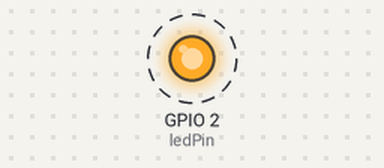
A sketch run on a simulated ESP8266 (NodeMCU). On the bench: output pins drawn as LEDs (lit = HIGH). Dashed ring = blinking. WiFi joins after 1.5 s; servers stay silent unless stated; what the sketch prints to the serial monitor is not drawn.

Above: at 7.4 s.
Timing chart, 0 to 11.3 s (numbered marks = the images above):
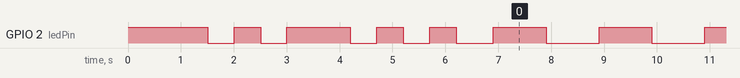

Measured:
- by itself, GPIO 2 (ledPin): HIGH → LOW at 1.5 s, → HIGH 0.50 s later, → LOW 0.50 s later, → HIGH 0.50 s later, … (130 changes in this stretch)

The sketch:

tcpclient.ino
```cpp
#include <ESP8266WiFi.h>

#ifndef STASSID
#define STASSID "AI_Robot"
#define STAPSK  "88888888"
#endif

const int ledPin =  LED_BUILTIN;


int ledState = LOW;             // ledState used to set the LED
unsigned long previousMillis = 0;        // will store last time LED was updated
const long interval = 1000;           // interval at which to blink (milliseconds)

const char* ssid     = STASSID;
const char* password = STAPSK;

const char* host = "192.168.43.186";
const uint16_t port = 8000;

char  id[11];
char  RXbuff[11];
char  RXover = 0;
char  RXcount = 0;
char  head_flag = 0;
char  TCP_RXbuff[11];
char  TCP_RXover = 0;
char  TCP_RXcount = 0;
char  TCP_head_flag = 0;
int incomingByte = 0;                 // for incoming serial data
unsigned int i = 0 ;


// 创建WIFI对象
WiFiClient client;


void setup()
{
  pinMode(ledPin, OUTPUT);
  digitalWrite(LED_BUILTIN, HIGH);

  Serial.begin(115200);

  WiFi.mode(WIFI_STA);
  WiFi.begin(ssid, password);

  while (WiFi.status() != WL_CONNECTED)
  {
      delay(50);
  }
  LED_Blink_2();
  Serial.print("\r\nWiFi connected\r\n");

  while (!client.connect(host, port))
  {
      delay(50);
  }
  LED_Blink_3();
  Serial.print("\r\nserver connected\r\n");

  id[0] = 0x55;
  id[1] = 0x01;
  id[2] = 0x03; //命名位
  id[3] = 0x00;
  id[4] = 0x00;
  id[5] = 0x00;
  id[6] = 0x00;
  id[7] = 0x00;
  id[8] = 0x00;
  id[9] = 0x00;
  id[10] = 0x00;
  client.write(id,11);
}

void loop()
{
      //若没有找到TCP服务器则一直寻找
RESET:
      while(1)
      {
          USART_pro();
          GYRO_pro(RXbuff);
          TCP_pro();
          LED_Blink_always();
      }
}

void GYRO_pro(char* RXbuff)
{
    if (RXover == 1 && client.connected())
    {
        client.write(RXbuff,11);
        RXover = 0;
    }
}

void USART_pro(void)
{
    if (Serial.available() > 0)
    {
        incomingByte = Serial.read();

        if (incomingByte == 0x55)
        {
            RXcount = 0;
            head_flag = 1;
        }

        if (head_flag == 1)
        {
            if (RXcount < 11)
            {
                RXbuff[RXcount] = incomingByte;
                RXcount++;
            }

            if (RXcount == 11)
            {
                RXover = 1;
                RXcount = 0;
            }
        }
    }
}

void TCP_pro(void)
{
    if (client.connected())
    {
        if (client.available())
        {
            char incomingByte = static_cast<char>(client.read());

            if (incomingByte == 0xFF)
            {
                TCP_RXcount = 0;
                TCP_head_flag = 1;
            }

            if (TCP_head_flag == 1)
            {
                if (TCP_RXcount <= 5)
                {
                    TCP_RXbuff[TCP_RXcount] = incomingByte;
                    TCP_RXcount++;
                }

                if (TCP_RXcount == 5)
                {
                    TCP_RXover = 1;
                    TCP_RXcount = 0;
                    TCP_head_flag = 0;
                }
            }
        }

        if(TCP_RXover == 1)
        {
            Serial.write(TCP_RXbuff,5);
            TCP_RXover = 0;
        }
    }
    else
    {
        while (!client.connect(host, port))
        {
            delay(50);
        }
        client.write(id,11);
    }
}

void LED_Blink_always()
{
  unsigned long currentMillis = millis();

  if (currentMillis - previousMillis >= interval) {

    previousMillis = currentMillis;

    if (ledState == LOW) {
      ledState = HIGH;
    } else {
      ledState = LOW;
    }

    digitalWrite(ledPin, ledState);
  }
}

void LED_Blink_2()
{
  digitalWrite(LED_BUILTIN, LOW);   // turn the LED on (HIGH is the voltage level)
  delay(500);                       // wait for a second
  digitalWrite(LED_BUILTIN, HIGH);    // turn the LED off by making the voltage LOW
  delay(500);                       // wait for a second
    digitalWrite(LED_BUILTIN, LOW);   // turn the LED on (HIGH is the voltage level)
  delay(500);                       // wait for a second
  digitalWrite(LED_BUILTIN, HIGH);    // turn the LED off by making the voltage LOW
  delay(500);                       // wait for a second
}


void LED_Blink_3()
{
  digitalWrite(LED_BUILTIN, HIGH);   // turn the LED on (HIGH is the voltage level)
  delay(500);                       // wait for a second
  digitalWrite(LED_BUILTIN, LOW);    // turn the LED off by making the voltage LOW
  delay(500);                       // wait for a second
  digitalWrite(LED_BUILTIN, HIGH);   // turn the LED on (HIGH is the voltage level)
  delay(500);                       // wait for a second
  digitalWrite(LED_BUILTIN, LOW);    // turn the LED off by making the voltage LOW
  delay(500);                       // wait for a second
    digitalWrite(LED_BUILTIN, HIGH);   // turn the LED on (HIGH is the voltage level)
  delay(500);                       // wait for a second
  digitalWrite(LED_BUILTIN, LOW);    // turn the LED off by making the voltage LOW
  delay(500);
}
```
